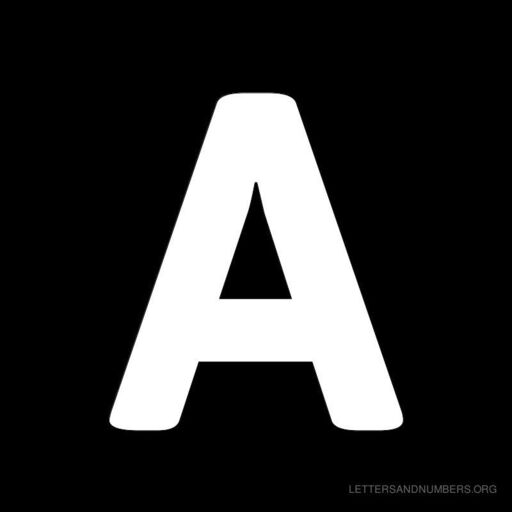
#> input picture letterA.jpg, 512 x 512 px, found by its file name
$ python code.py
#> lines starting #> are read from the running program, lines starting #| are printed output that depends on the picture; after the words box and inside, x2 and y2 are one past the last pixel; in counts of white or black regions, pixels touching at a corner belong together; long printed decimals are rounded
from matplotlib import pyplot as plt
import imageio
import autograd.numpy as anp
import numpy as np
from autograd import grad

x0 = np.linspace(-255.5, 255.5, 512)
X, Y = np.meshgrid(x0, x0)
S = np.zeros((512, 512))
h = X ** 2 + Y ** 2
for i in range(512):
    for j in range(512):
        if h[i][j] <= 128 ** 2:
            S[i][j] = 1
th = np.random.rand(512, 512)
g = np.exp(1j * th)
g0_ = S * g

im = imageio.imread(r"/content/drive/MyDrive/images/letterA.jpg")
#> im is the input picture: shape (512, 512); min 0, max 255, mean 48.3
# gray = np.mean(im,axis=2)
# threshold = 127
# input = (gray > threshold) * 255
threshold = 127
input = (im > threshold) * 255
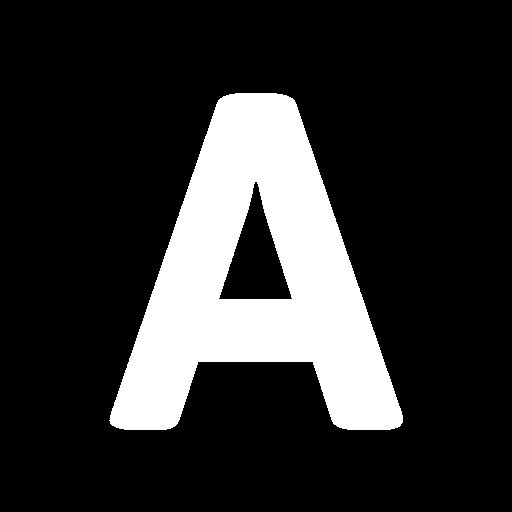
#> input: shape (512, 512) int64; 18.9% white; 1 white region, box (x1, y1, x2, y2) and area: (109, 93, 403, 430) 49485

input = input.astype(np.uint8)
plt.imshow(input, cmap='gray')
plt.title('Input')
plt.show()

def loss(phase):
    phase = phase.reshape(input.shape)
    g1 = anp.exp(1j * phase)
    g1ft = anp.fft.fftshift(anp.fft.fft2(anp.fft.ifftshift(g1)))
    return anp.sum(anp.abs(anp.abs(g1ft) ** 2 - anp.abs(input)) ** 2)**2

start_x, start_y = 200,200
region_size = 25
ratios = []
def IFTA(g, N = 100):
#> called with g = array of shape (512, 512), N = 100
    g0 = g

    for i in range(N):
        G = np.fft.fftshift(np.fft.fft2(np.fft.ifftshift(g0)))
        G1 = np.sqrt(np.abs(input)) * np.exp(1j * np.angle(G))
        g_ = np.fft.fftshift(np.fft.ifft2(np.fft.ifftshift(G1)))
        region = G[start_x:start_x + region_size, start_y:start_y + region_size]
        std_dev = np.std(region)
        mean_val = np.mean(region)
        ratio = np.abs(std_dev) / np.abs(mean_val) if mean_val != 0 else 0
        ratios.append(ratio)
        g0 = S * (1 * np.exp(1j * np.angle(g_)))
#> this loop made 100 passes
#> (std_dev, ratio) on passes 2 to 13: (401.1, 21.11), (468.7, 19.94), (485.4, 17.25), (493.6, 16.24), (497.2, 17.47), (499.4, 18.96), (501.1, 19.31), (502, 19.03), (502.6, 18.69), (502.7, 18.49), (502.8, 18.31), (503.1, 18.26)
#> after the loop, ratios = 100 values, max 67.55 at index 0, min 16.24 at index 4, mean 29.92
    return np.angle(g_)
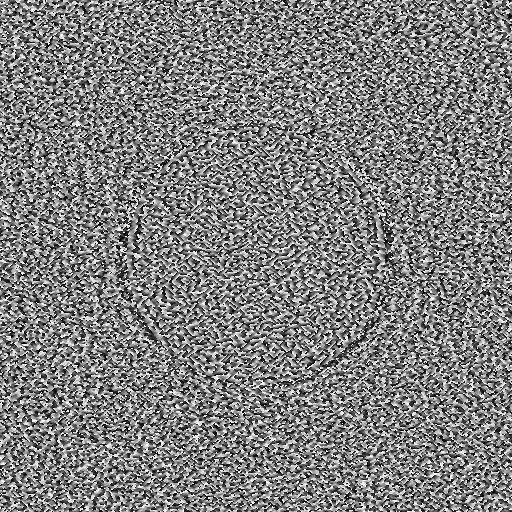
#> returned value: shape (512, 512) float64; min -3.14, max 3.14, mean -0.000921; drawn with min black and max white

ratios_ = []

def optimization(f, inphase, num=100, step=0.001, beta1=0.9, beta2=0.999, epsilon=1e-8):
    m = anp.zeros_like(inphase)
    v = anp.zeros_like(inphase)
    t = 0
    phase = inphase
    loss_grad = grad(f)  # Define gradient function outside the loop

    for k in range(num):
        t += 1
        s = loss_grad(phase)  # Compute the gradient

        m = beta1 * m + (1 - beta1) * s
        v = beta2 * v + (1 - beta2) * (s ** 2)
        m_hat = m / (1 - beta1 ** t)
        v_hat = v / (1 - beta2 ** t)

        phase = phase - step * m_hat / (anp.sqrt(v_hat) + epsilon)
        gp = S * np.exp(1j * phase)
        Gx = np.fft.fftshift(np.fft.fft2(np.fft.ifftshift(gp)))
        region = Gx[start_x:start_x + region_size, start_y:start_y + region_size]
        std_dev = np.std(region)
        mean_val = np.mean(region)
        ratio = np.abs(std_dev) / np.abs(mean_val) if mean_val != 0 else 0
        ratios_.append(ratio)
        # print(ratio)

    return phase

initial_phase = IFTA(g0_, 100)
field1 = np.exp(1j * initial_phase)
output_image1 = np.fft.fftshift(np.fft.fft2(np.fft.ifftshift(field1)))
plt.imshow(np.abs(output_image1), cmap="gray")
plt.title("image before optimization")
plt.show()
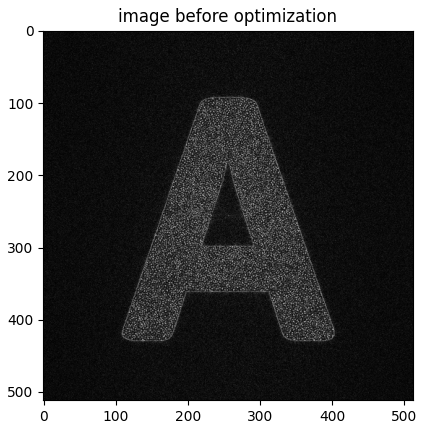
#> figure drawn by matplotlib, 1 panel

x =np.mean(np.abs(output_image1))
#> x = 327.3
print(x)
#| 327.282
y = np.mean(input)
#> y = 48.14
print(y)
#| 48.136
z = (x-y)/y
#> z = 5.8
print("mean absolute difference relative to target: ",z)
#| mean absolute difference relative to target:  5.799

optimized_phase = optimization(loss, initial_phase)
#> (the run stopped early here; a loop or call above may not have finished)
